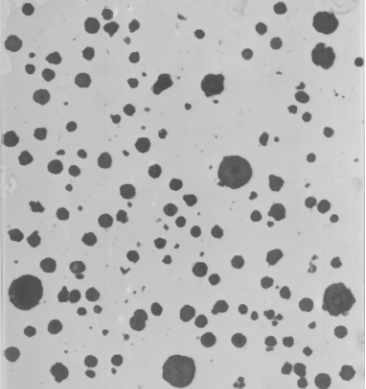
%> input picture Imágenes/nodules1.tif, 366 x 389 px
$ octave Untitled.m   (GNU Octave 9; MATLAB toolbox functions it lacks are replaced by stand-ins)
%> lines starting %> are read from the running program, lines starting %| are printed output that depends on the picture; in (x1, y1, x2, y2) boxes, pixels count from 0 and x2, y2 are one past the last pixel; in counts of white or black regions, pixels touching at a corner belong together; the program's own positions count from 1
I0=imread('nodules1.tif');
%> I0 is the input picture: size 389x366 uint8; min 73, max 255, mean 184
imshow(I0);
figure, imhist(I0);
%> after `imhist(I0)`:
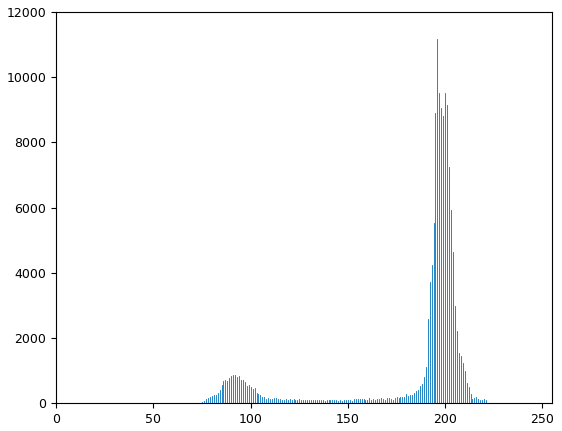
%> figure redrawn from the program's plot data; highest point at x = 196, y = 11181
I=im2double(I0);
I=1-im2bw(I, graythresh(I));
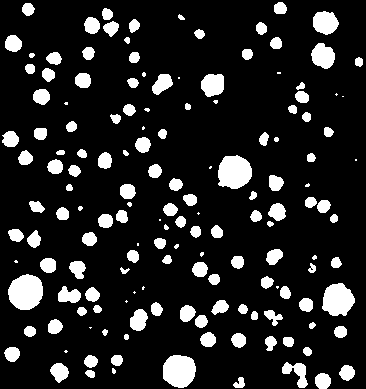
%> I: size 389x366 double; values 0 (black) and 1 (white), 14% white; 154 white regions (28 under 20 px), largest, box (x1, y1, x2, y2) and area: (8, 274, 43, 310) 978, (218, 155, 252, 189) 915, (163, 355, 196, 388) 874
se = strel('disk',8);
E = imerode(I,se);
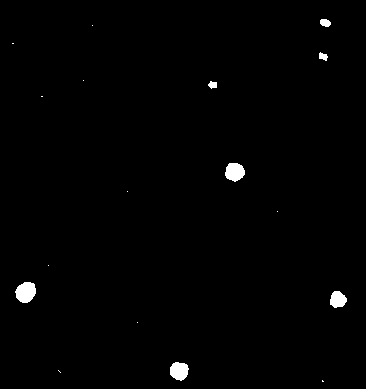
%> E: size 389x366 double; values 0 (black) and 1 (white), 0.91% white; 17 white regions (10 under 20 px), largest, box (x1, y1, x2, y2) and area: (15, 282, 36, 303) 335, (225, 163, 245, 182) 288, (170, 362, 189, 381) 274
D = imdilate(E,se);
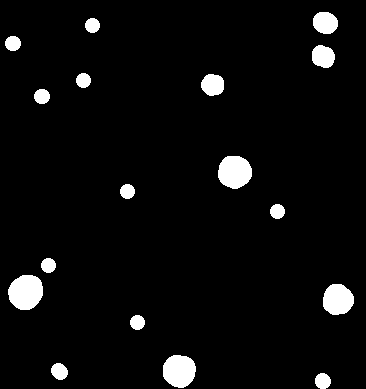
%> D: size 389x366 double; values 0 (black) and 1 (white), 4.6% white; 17 white regions, largest, box (x1, y1, x2, y2) and area: (8, 275, 43, 310) 968, (218, 156, 252, 189) 888, (163, 355, 196, 388) 864
F=I-D;
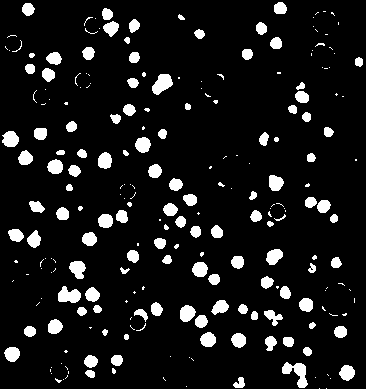
%> F: size 389x366 double; values 0 (black) and 1 (white), 9.3% white; 236 white regions (124 under 20 px), largest, box (x1, y1, x2, y2) and area: (282, 362, 308, 388) 329, (152, 74, 173, 95) 282, (58, 286, 81, 303) 272
figure, imshow(F)
